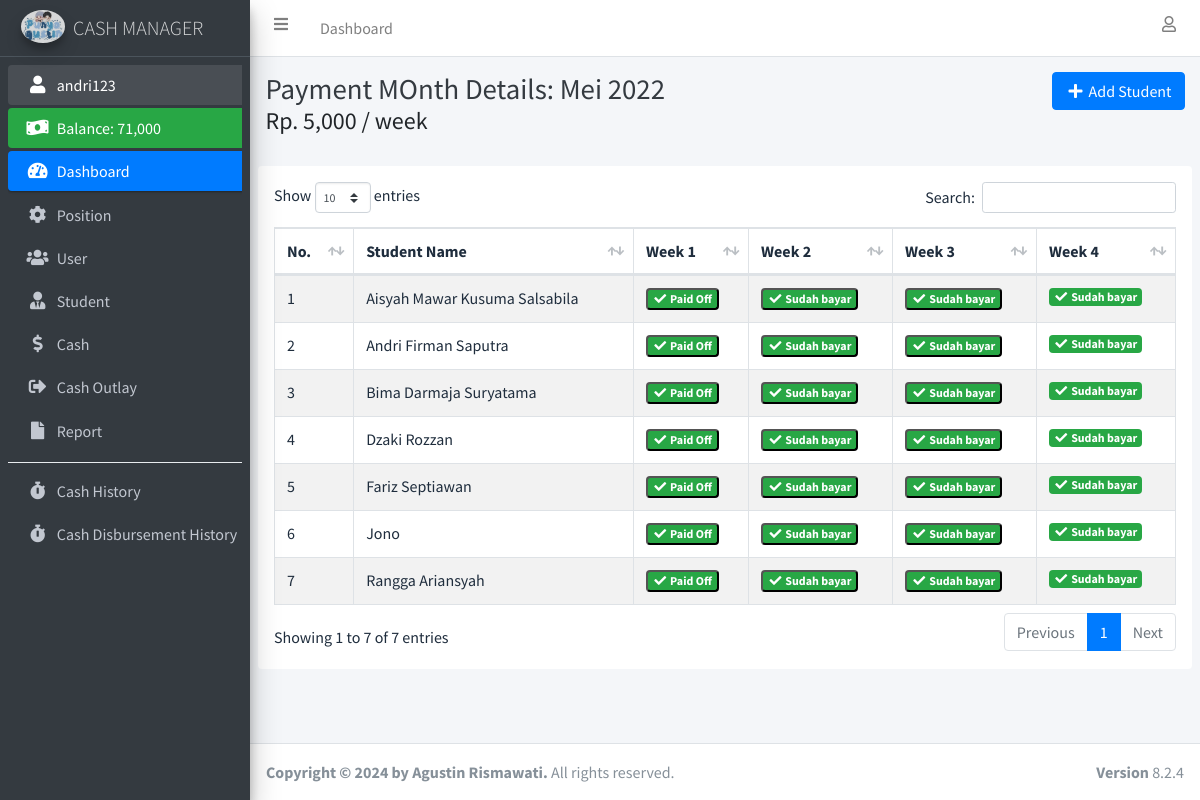
/detail_bulan_pembayaran.php?id_bulan_pembayaran=1 (signed in), run on the app's committed database.
### tables this page shows
CREATE TABLE `user` (
  `id_user` int(11) NOT NULL,
  `nama_lengkap` varchar(100) NOT NULL,
  `username` varchar(100) NOT NULL,
  `password` varchar(255) NOT NULL,
  `id_jabatan` int(11) NOT NULL
);

CREATE TABLE `bulan_pembayaran` (
  `id_bulan_pembayaran` int(11) NOT NULL,
  `nama_bulan` enum('januari','februari','maret','april','mei','juni','juli','agustus','september','oktober','november','desember') NOT NULL,
  `tahun` int(4) NOT NULL,
  `pembayaran_perminggu` int(11) NOT NULL
);

CREATE TABLE `uang_kas` (
  `id_uang_kas` int(11) NOT NULL,
  `id_siswa` int(11) NOT NULL,
  `id_bulan_pembayaran` int(11) NOT NULL,
  `minggu_ke_1` int(11) DEFAULT NULL,
  `minggu_ke_2` int(11) DEFAULT NULL,
  `minggu_ke_3` int(11) DEFAULT NULL,
  `minggu_ke_4` int(11) DEFAULT NULL,
  `status_lunas` int(11) NOT NULL
);

CREATE TABLE `siswa` (
  `id_siswa` int(11) NOT NULL,
  `nama_siswa` varchar(100) NOT NULL,
  `jenis_kelamin` enum('pria','wanita') NOT NULL,
  `no_telepon` varchar(25) NOT NULL,
  `email` varchar(255) NOT NULL
);

### connection.php (called while the page is built, shortened)
<?php
	$host		= "localhost";
	$username	= "root";
	$password	= "";
	$database	= "uang_kas";
	$conn 		= mysqli_connect($host, $username, $password, $database);
if (isset($_SESSION['id_user'])) {
	function dataUser() {
		global $conn;
		$id_user = $_SESSION['id_user'];
		return mysqli_fetch_assoc(mysqli_query($conn, "SELECT * FROM user INNER JOIN jabatan ON user.id_jabatan = jabatan.id_jabatan WHERE id_user = '$id_user'"));
	}
}

### detail_bulan_pembayaran.php (the view, shortened to what this page needs)
<?php
  require 'connection.php';
  $id_bulan_pembayaran = $_GET['id_bulan_pembayaran'];
  $detail_bulan_pembayaran = mysqli_fetch_assoc(mysqli_query($conn, "SELECT * FROM bulan_pembayaran WHERE id_bulan_pembayaran = '$id_bulan_pembayaran'"));
  $uang_kas = mysqli_query($conn, "SELECT * FROM uang_kas INNER JOIN siswa ON uang_kas.id_siswa = siswa.id_siswa INNER JOIN bulan_pembayaran ON uang_kas.id_bulan_pembayaran = bulan_pembayaran.id_bulan_pembayaran WHERE uang_kas.id_bulan_pembayaran = '$id_bulan_pembayaran' ORDER BY nama_siswa ASC");
  $bulan_pembayaran_pertama = mysqli_fetch_assoc(mysqli_query($conn, "SELECT * FROM bulan_pembayaran ORDER BY id_bulan_pembayaran ASC LIMIT 1"));
  $id_bulan_pembayaran_pertama = $bulan_pembayaran_pertama['id_bulan_pembayaran'];
?>
<!DOCTYPE html>
<html>
<head>
  <?php include 'include/css.php'; ?>
</head>
<body class="hold-transition sidebar-mini layout-fixed">
<div class="wrapper">
  <?php include 'include/navbar.php'; ?>
  <?php include 'include/sidebar.php'; ?>
  <div class="content-wrapper">
    <div class="content-header">
      <div class="container-fluid">
        <div class="row mb-2">
          <div class="col-sm">
            <h1 class="m-0 text-dark">Payment MOnth Details: <?= ucwords($detail_bulan_pembayaran['nama_bulan']); ?> <?= $detail_bulan_pembayaran['tahun']; ?></h1>
            <h4>Rp. <?= number_format($detail_bulan_pembayaran['pembayaran_perminggu']); ?> / week</h4>
          </div>
          <div class="col-sm text-right">
            <?php if ($_SESSION['id_jabatan'] !== '3'): ?>
              <button type="button" class="btn btn-primary" data-toggle="modal" data-target="#tambahSiswaModal"><i class="fas fa-fw fa-plus"></i> Add Student</button>
            <?php endif ?>
          </div>
        </div>
      </div>
    </div>
    <section class="content">
      <div class="container-fluid bg-white p-3 rounded">
        <div class="table-responsive">
          <table class="table table-hover table-striped table-bordered" id="table_id">
            <thead>
              <tr>
                <th>No.</th>
                <th>Student Name</th>
                <th>Week 1</th>
                <th>Week 2</th>
                <th>Week 3</th>
                <th>Week 4</th>
              </tr>
            </thead>
            <tbody>
              <?php $i = 1; ?>
              <?php foreach ($uang_kas as $duk): ?>
                <?php if ($_SESSION['id_jabatan'] == '3'): ?>
                  <tr>
                    <td><?= $i++; ?></td>
                    <td><?= ucwords(htmlspecialchars_decode($duk['nama_siswa'])); ?></td>
                    <?php if ($duk['minggu_ke_1'] == $duk['pembayaran_perminggu']): ?>
                      <td class="text-success"><?= number_format($duk['minggu_ke_1']); ?></td>
                    <?php else: ?>
                      <td class="text-danger"><?= number_format($duk['minggu_ke_1']); ?></td>
                    <?php endif ?>
                    <?php if ($duk['minggu_ke_2'] == $duk['pembayaran_perminggu']): ?>
                      <td class="text-success"><?= number_format($duk['minggu_ke_2']); ?></td>
                    <?php else: ?>
                      <td class="text-danger"><?= number_format($duk['minggu_ke_2']); ?></td>
                    <?php endif ?>
                    <?php if ($duk['minggu_ke_3'] == $duk['pembayaran_perminggu']): ?>
                      <td class="text-success"><?= number_format($duk['minggu_ke_3']); ?></td>
                    <?php else: ?>
                      <td class="text-danger"><?= number_format($duk['minggu_ke_3']); ?></td>
                    <?php endif ?>
                    <?php if ($duk['minggu_ke_4'] == $duk['pembayaran_perminggu']): ?>
                      <td class="text-success"><?= number_format($duk['minggu_ke_4']); ?></td>
                    <?php else: ?>
                      <td class="text-danger"><?= number_format($duk['minggu_ke_4']); ?></td>
                    <?php endif ?>
                  </tr>
                <?php else: ?>
                  <?php if ($id_bulan_pembayaran != $id_bulan_pembayaran_pertama AND $data_bulan_sebelum['status_lunas'] == '0'): ?>
                    <tr class="bg-danger">
                  <?php else: ?>
                    <tr>
                  <?php endif ?>
                    <td><?= $i++; ?></td>
                    <td><?= $duk['nama_siswa']; ?></td>
                    <?php if ($duk['minggu_ke_1'] == $duk['pembayaran_perminggu']): ?>
                      <?php if ($duk['minggu_ke_2'] !== "0"): ?>
                        <td>
                          <button type="button" class="badge badge-success" data-container="body" data-toggle="popover" data-placement="top" data-content="Tidak bisa mengubah minggu ke 1, kalau minggu ke 2 dan seterusnya sudah lunas, jika ingin mengubah, ubahlah minggu ke 2 atau ke 3 atau ke 4 terlebih dahulu menjadi 0.">
                            <i class="fas fa-fw fa-check"></i> Paid Off
                          </button>
                        </td>
                      <?php else: ?>
                        <td><a href="" data-toggle="modal" data-target="#editMingguKe1<?= $duk['id_uang_kas']; ?>" class="badge badge-success"><i class="fas fa-fw fa-check"></i> Paid Off</a></td>
                      <?php endif ?>
                    <?php endif ?>
                    <?php if ($duk['minggu_ke_1'] !== $duk['pembayaran_perminggu']): ?>
                      <td><---</td>
                      <td><---</td>
                      <td><---</td>
                    <?php else: ?>
                      <?php if ($duk['minggu_ke_2'] == $duk['pembayaran_perminggu']): ?>
                      <?php if ($duk['minggu_ke_3'] !== "0"): ?>
                        <td><button type="button" class="badge badge-success" data-container="body" data-toggle="popover" data-placement="top" data-content="Tidak bisa mengubah minggu ke 2, jika minggu ke 3 dan seterusnya sudah lunas, jika ingin mengubah, ubahlah minggu ke 3 atau ke 4 terlebih dahulu menjadi 0."><i class="fas fa-fw fa-check"></i> Sudah bayar</button></td>
                      <?php else: ?>
                        <td><a href="" data-toggle="modal" data-target="#editMingguKe2<?= $duk['id_uang_kas']; ?>" class="badge badge-success"><i class="fas fa-fw fa-check"></i> Sudah bayar</a></td>
                      <?php endif ?>
                      <?php else: ?>
                        <td><a href="" data-toggle="modal" data-target="#editMingguKe2<?= $duk['id_uang_kas']; ?>" class="badge badge-danger"><?= number_format($duk['minggu_ke_2']); ?></a></td>
                      <?php endif ?>
                      <?php if ($duk['minggu_ke_2'] !== $duk['pembayaran_perminggu']): ?>
                        <td><---</td>
                        <td><---</td>
                      <?php else: ?>
                        <?php if ($duk['minggu_ke_3'] == $duk['pembayaran_perminggu']): ?>
                          <?php if ($duk['minggu_ke_4'] !== "0"): ?>
                            <td><button type="button" class="badge badge-success" data-container="body" data-toggle="popover" data-placement="top" data-content="Tidak bisa mengubah minggu ke 3, jika minggu ke 4 sudah lunas, jika ingin mengubah, ubahlah minggu ke 4 terlebih dahulu menjadi 0."><i class="fas fa-fw fa-check"></i> Sudah bayar</button></td>
                          <?php else: ?>
                            <td><a href="" data-toggle="modal" data-target="#editMingguKe3<?= $duk['id_uang_kas']; ?>" class="badge badge-success"><i class="fas fa-fw fa-check"></i> Sudah bayar</a></td>
                          <?php endif ?>
                        <?php else: ?>
                          <td><a href="" data-toggle="modal" data-target="#editMingguKe3<?= $duk['id_uang_kas']; ?>" class="badge badge-danger"><?= number_format($duk['minggu_ke_3']); ?></a></td>
                        <?php endif ?>
                        <?php if ($duk['minggu_ke_3'] !== $duk['pembayaran_perminggu']): ?>
                          <td><---</td>
                        <?php else: ?>
                          <?php if ($duk['minggu_ke_4'] == $duk['pembayaran_perminggu']): ?>
                            <td><a href="" data-toggle="modal" data-target="#editMingguKe4<?= $duk['id_uang_kas']; ?>" class="badge badge-success"><i class="fas fa-fw fa-check"></i> Sudah bayar</a></td>
                          <?php else: ?>
                            <td><a href="" data-toggle="modal" data-target="#editMingguKe4<?= $duk['id_uang_kas']; ?>" class="badge badge-danger"><?= number_format($duk['minggu_ke_4']); ?></a></td>
                          <?php endif ?>
                        <?php endif ?>
                      <?php endif ?>
                    <?php endif ?>
                  </tr>
                <?php endif ?>
              <?php endforeach ?>
            </tbody>
          </table>
        </div>
      </div>
    </section>
  </div>
  <footer class="main-footer">
    <strong>Copyright &copy; 2024 by Agustin Rismawati.</strong>
    All rights reserved.
    <div class="float-right d-none d-sm-inline-block">
      <b>Version</b> 8.2.4
    </div>
  </footer>
</div>
</body>
</html>

### include/sidebar.php
<?php
  $dataUser = dataUser();
  $jml_pengeluaran = mysqli_fetch_assoc(mysqli_query($conn, "SELECT sum(jumlah_pengeluaran) as jml_pengeluaran FROM pengeluaran"));
  $jml_pengeluaran = $jml_pengeluaran['jml_pengeluaran'];
  $jml_uang_kas = mysqli_fetch_assoc(mysqli_query($conn, "SELECT sum(minggu_ke_1 + minggu_ke_2 + minggu_ke_3 + minggu_ke_4) as jml_uang_kas FROM uang_kas"));
  $jml_uang_kas = $jml_uang_kas['jml_uang_kas'];
?>
<aside class="main-sidebar sidebar-dark-primary elevation-4">
  <a href="index.php" class="brand-link">
    <img src="assets/img/img_properties/uangkasfoto2.jpg" alt="AdminLTE Logo" class="brand-image img-circle elevation-3" style="opacity: .8">
    <span class="brand-text font-weight-light">CASH MANAGER</span>
  </a>
  <div class="sidebar">
    <nav class="mt-2">
      <ul class="nav nav-pills nav-sidebar flex-column" data-widget="treeview" role="menu" data-accordion="false">
        <li class="nav-item has-treeview menu-open">
          <a href="profile.php" class="nav-link"><i class="nav-icon fas fa-fw fa-user"></i> <p><?= $dataUser['username']; ?></p></a>
        </li>
        <li class="nav-item">
          <div class="bg-success nav-link text-white">
            <i class="nav-icon fas fa-money-bill-wave"></i>
            <p>
              Balance: <?= number_format($jml_uang_kas - $jml_pengeluaran); ?>
            </p>
          </div>
        </li>
        <li class="nav-item has-treeview menu-open">
          <a href="index.php" class="nav-link active">
            <i class="nav-icon fas fa-tachometer-alt"></i>
            <p>
              Dashboard
            </p>
          </a>
        </li>
        <?php if ($dataUser['id_jabatan'] == '1'): ?>
          <li class="nav-item">
            <a href="jabatan.php" class="nav-link">
              <i class="nav-icon fas fa-cog"></i>
              <p>
                Position
              </p>
            </a>
          </li>
          <li class="nav-item">
            <a href="user.php" class="nav-link">
              <i class="nav-icon fas fa-users"></i>
              <p>
                User
              </p>
            </a>
          </li>
        <?php endif ?>
        <li class="nav-item">
          <a href="siswa.php" class="nav-link">
            <i class="fas fa-user-tie nav-icon"></i>
            <p>Student</p>
          </a>
        </li>
        <li class="nav-item">
          <a href="uang_kas.php" class="nav-link">
            <i class="fas fa-dollar-sign nav-icon"></i>
            <p>Cash</p>
          </a>
        </li>
        <li class="nav-item">
          <a href="pengeluaran.php" class="nav-link">
            <i class="fas fa-sign-out-alt nav-icon"></i>
            <p>Cash Outlay</p>
          </a>
        </li>
        <li class="nav-item">
          <a href="laporan.php" class="nav-link">
            <i class="fas fa-file nav-icon"></i>
            <p>Report</p>
          </a>
        </li>
        <div class="dropdown-divider"></div>
        <li class="nav-item">
          <a href="riwayat.php" class="nav-link">
            <i class="fas fa-stopwatch nav-icon"></i>
            <p>Cash History</p>
          </a>
        </li>
        <li class="nav-item">
          <a href="riwayat_pengeluaran.php" class="nav-link">
            <i class="fas fa-stopwatch nav-icon"></i>
            <p>Cash Disbursement History</p>
          </a>
        </li>
      </ul>
    </nav>
  </div>
</aside>

### data on the page
user: username "andri123"
bulan_pembayaran: nama_bulan "Mei", tahun "2022", pembayaran_perminggu "5,000"
uang_kas: id_siswa.nama_siswa "Aisyah Mawar Kusuma Salsabila", minggu_ke_1 "Paid Off", minggu_ke_2 "Sudah bayar", minggu_ke_3 "Sudah bayar"
uang_kas: id_siswa.nama_siswa "Andri Firman Saputra", minggu_ke_1 "Paid Off", minggu_ke_2 "Sudah bayar", minggu_ke_3 "Sudah bayar"
uang_kas: id_siswa.nama_siswa "Bima Darmaja Suryatama", minggu_ke_1 "Paid Off", minggu_ke_2 "Sudah bayar", minggu_ke_3 "Sudah bayar"
uang_kas: id_siswa.nama_siswa "Dzaki Rozzan", minggu_ke_1 "Paid Off", minggu_ke_2 "Sudah bayar", minggu_ke_3 "Sudah bayar"
uang_kas: id_siswa.nama_siswa "Fariz Septiawan", minggu_ke_1 "Paid Off", minggu_ke_2 "Sudah bayar", minggu_ke_3 "Sudah bayar"
uang_kas: id_siswa.nama_siswa "Jono", minggu_ke_1 "Paid Off", minggu_ke_2 "Sudah bayar", minggu_ke_3 "Sudah bayar"
uang_kas: id_siswa.nama_siswa "Rangga Ariansyah", minggu_ke_1 "Paid Off", minggu_ke_2 "Sudah bayar", minggu_ke_3 "Sudah bayar"

### other printed values
$jml_uang_kas - $jml_pengeluaran "71,000"
